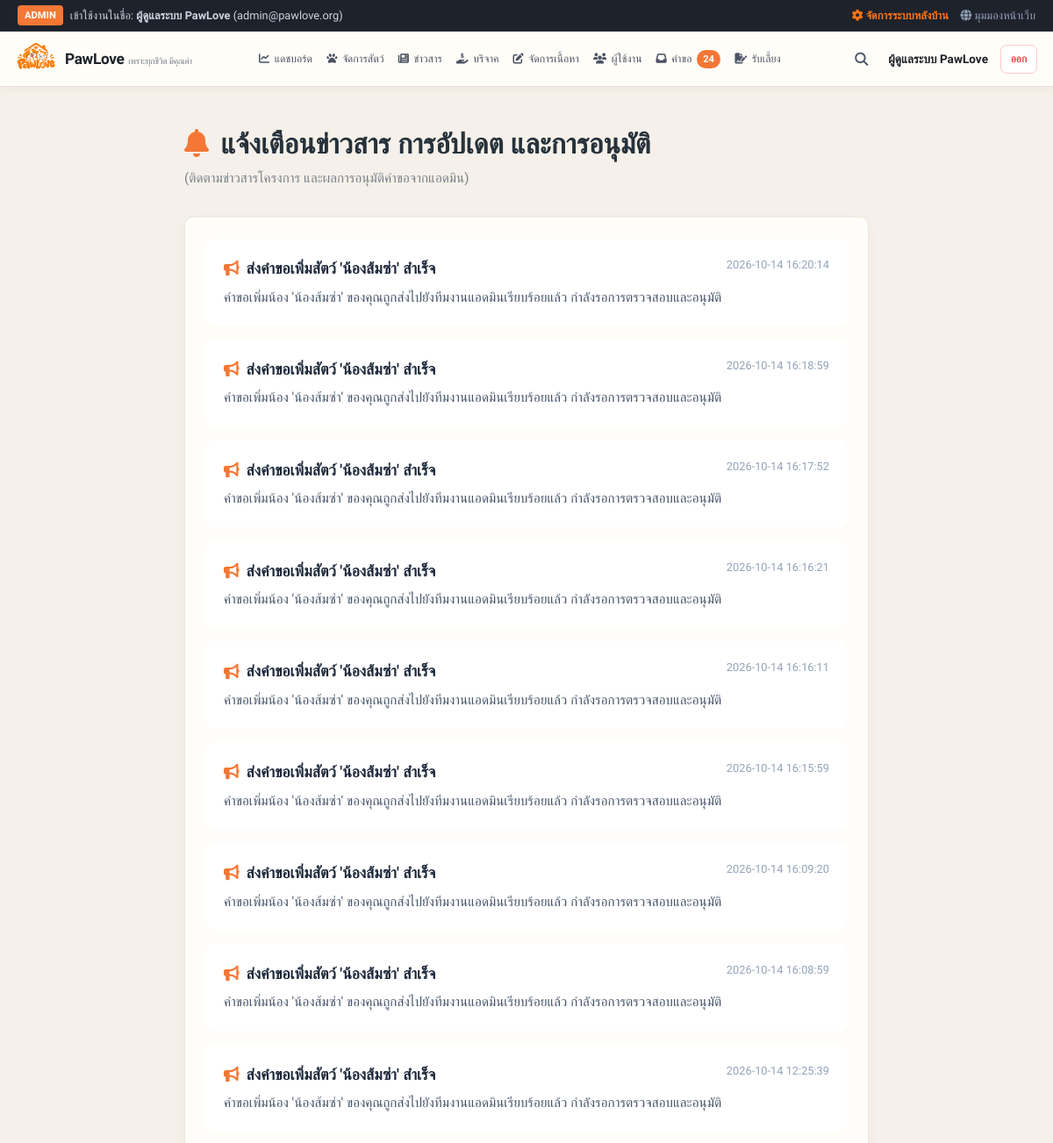
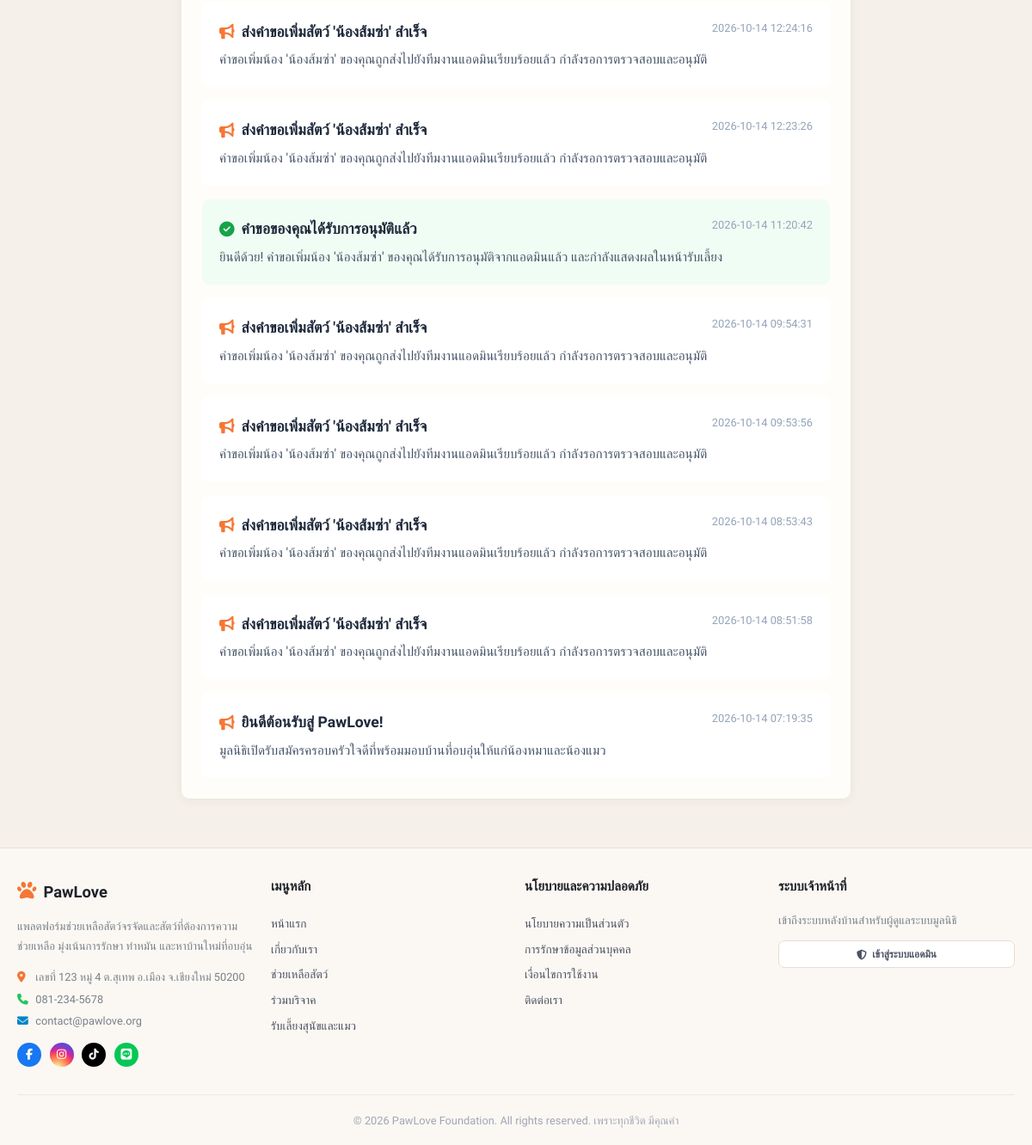
Page /notifications (signed in) on the committed database (2 pictures, top to bottom).
### tables this page shows
CREATE TABLE notifications (
        id INTEGER PRIMARY KEY AUTOINCREMENT,
        user_id INTEGER, -- หากเป็น NULL หมายถึงแจ้งเตือนทั่วไปทุกคน
        title TEXT NOT NULL,
        message TEXT NOT NULL,
        is_read INTEGER DEFAULT 0,
        created_at TIMESTAMP DEFAULT CURRENT_TIMESTAMP,
        FOREIGN KEY (user_id) REFERENCES users (id)
    );

### routes/client.py (the view)
@client_bp.route('/notifications')
def notifications():
    user_id = session.get('user_id')
    conn = get_db_connection()
    cursor = conn.cursor()
    if user_id:
        cursor.execute('''
        SELECT * FROM notifications
        WHERE user_id IS NULL OR user_id = ?
        ORDER BY id DESC
        ''', (user_id,))
    else:
        cursor.execute('''
        SELECT * FROM notifications
        WHERE user_id IS NULL
        ORDER BY id DESC
        ''')
    notifs = cursor.fetchall()
    conn.close()
    return render_template('client/notifications.html', notifications=notifs)

### database.py (called while the page is built)
def get_db_connection():
    conn = sqlite3.connect(DB_PATH)
    conn.row_factory = sqlite3.Row
    return conn

### templates/client/notifications.html (shortened to what this page needs)
{% extends "base.html" %}
{% block content %}
<div class="container" style="max-width: 820px; padding-top: 1.5rem; padding-bottom: 3.5rem;">
  <div style="margin-bottom: 2rem;">
    <h1 style="font-size: 2rem; font-weight: 800; color: var(--text-dark);">
      <i class="fa-solid fa-bell" style="color: var(--primary-orange); margin-right: 0.35rem;"></i> แจ้งเตือนข่าวสาร การอัปเดต และการอนุมัติ
    </h1>
    <p style="color: var(--text-muted); font-size: 0.95rem;">
      (ติดตามข่าวสารโครงการ และผลการอนุมัติคำขอจากแอดมิน)
    </p>
  </div>
  <div class="card">
    <div class="card-body" style="padding: 1.5rem;">
      {% if notifications %}
        <div style="display: flex; flex-direction: column; gap: 1rem;">
          {% for notif in notifications %}
          <div class="{% if 'อนุมัติ' in notif.title %}notif-card--success{% elif 'ไม่ผ่าน' in notif.title or 'ปฏิเสธ' in notif.title or 'ระงับ' in notif.title %}notif-card--danger{% else %}notif-card--default{% endif %}"
               style="padding: 1.25rem; border-radius: 8px; border: 1px solid var(--border-color);">
            <div style="display: flex; justify-content: space-between; align-items: flex-start; margin-bottom: 0.4rem; gap: 1rem;">
              <h4 style="font-size: 1.1rem; font-weight: 700; color: #1e293b; display: flex; align-items: center; gap: 0.5rem;">
                {% if 'อนุมัติ' in notif.title %}
                  <i class="fa-solid fa-circle-check" style="color: #16a34a;"></i> {{ notif.title }}
                {% elif 'ไม่ผ่าน' in notif.title or 'ปฏิเสธ' in notif.title or 'ระงับ' in notif.title %}
                  <i class="fa-solid fa-circle-xmark" style="color: #dc2626;"></i> {{ notif.title }}
                {% else %}
                  <i class="fa-solid fa-bullhorn" style="color: var(--primary-orange);"></i> {{ notif.title }}
                {% endif %}
              </h4>
              <span style="font-size: 0.8rem; color: #94a3b8; white-space: nowrap;">
                {{ notif.created_at }}
              </span>
            </div>
            <p style="color: #475569; font-size: 0.95rem; line-height: 1.6;">
              {{ notif.message }}
            </p>
          </div>
          {% endfor %}
        </div>
      {% else %}
        <div style="text-align: center; padding: 3rem 1rem; color: var(--text-muted);">
          <span style="font-size: 2.5rem; color: #94a3b8;"><i class="fa-regular fa-bell-slash"></i></span>
          <p style="margin-top: 0.5rem; font-size: 1rem;">ไม่มีการแจ้งเตือนใหม่ในขณะนี้</p>
        </div>
      {% endif %}
    </div>
  </div>
</div>
{% endblock %}

### static/css/style.css (style rules this page uses)
:root { --primary-orange: #f36c3d; --primary-orange-hover: #e05324; --primary-orange-light: #fff5f1; --primary-orange-soft: #fef0ea; --secondary-teal: #10b981; --accent-pink: #ec4899; --bg-body: #f8f9fa; --bg-card: #ffffff; --sidebar-dark: #22262f; --sidebar-dark-hover: #2d323e; --text-main: #2b2f38; --text-muted: #79808f; --text-light: #a0a6b5; --border-light: #f0f1f3; --border-subtle: #e6e8ec; --radius-xs: 6px; --radius-sm: 8px; --radius-md: 14px; --radius-lg: 20px; --radius-pill: 9999px; --shadow-subtle: 0 2px 10px rgba(0, 0, 0, 0.03); --shadow-card: 0 4px 20px rgba(0, 0, 0, 0.05); --shadow-hover: 0 8px 30px rgba(0, 0, 0, 0.08); }
* { margin: 0; padding: 0; box-sizing: border-box; font-family: 'Prompt', -apple-system, BlinkMacSystemFont, "Segoe UI", Roboto, sans-serif; }
body { background-color: var(--bg-body); color: var(--text-main); line-height: 1.6; min-height: 100vh; display: flex; flex-direction: column; }
.container { max-width: 1200px; margin: 0 auto; padding: 1.75rem 1.25rem; width: 100%; }
.card { background: var(--bg-card); border-radius: var(--radius-md); border: 1px solid var(--border-light); box-shadow: var(--shadow-subtle); overflow: hidden; }
.card-body { padding: 1.5rem; }
:root { --primary-orange: #f47735; --primary-orange-hover: #e86324; --primary-orange-light: #fff2e9; --primary-orange-soft: #fff6ef; --bg-body: #f5f0e9; --bg-card: #fffdf9; --text-main: #26313a; --text-muted: #78818a; --border-light: #eee7df; --border-subtle: #e7ded5; --radius-sm: 7px; --radius-md: 11px; --radius-lg: 14px; --shadow-subtle: 0 3px 12px rgba(66, 45, 28, .045); --shadow-card: 0 8px 24px rgba(66, 45, 28, .075); }
body { background: var(--bg-body); }
.container { max-width: 1440px; padding: 1.15rem 1.25rem; }
.card, .clean-table { border-radius: 10px; }

### templates/client/notifications.html (style rules this page uses)
.notif-card--success { background: #f0fdf4; }
.notif-card--default { background: #ffffff; }

### rows in the picture
notifications: title "ส่งคำขอเพิ่มสัตว์ 'น้องส้มซ่า' สำเร็จ", created_at "2026-10-14 16:20:14", message "คำขอเพิ่มน้อง 'น้องส้มซ่า' ของคุณถูกส่งไปยังทีมงานแอดมินเรียบร้อยแล้ว กำลังรอการตรวจสอบและอนุมัติ"
notifications: title "ส่งคำขอเพิ่มสัตว์ 'น้องส้มซ่า' สำเร็จ", created_at "2026-10-14 16:18:59", message "คำขอเพิ่มน้อง 'น้องส้มซ่า' ของคุณถูกส่งไปยังทีมงานแอดมินเรียบร้อยแล้ว กำลังรอการตรวจสอบและอนุมัติ"
notifications: title "ส่งคำขอเพิ่มสัตว์ 'น้องส้มซ่า' สำเร็จ", created_at "2026-10-14 16:17:52", message "คำขอเพิ่มน้อง 'น้องส้มซ่า' ของคุณถูกส่งไปยังทีมงานแอดมินเรียบร้อยแล้ว กำลังรอการตรวจสอบและอนุมัติ"
notifications: title "ส่งคำขอเพิ่มสัตว์ 'น้องส้มซ่า' สำเร็จ", created_at "2026-10-14 16:16:21", message "คำขอเพิ่มน้อง 'น้องส้มซ่า' ของคุณถูกส่งไปยังทีมงานแอดมินเรียบร้อยแล้ว กำลังรอการตรวจสอบและอนุมัติ"
notifications: title "ส่งคำขอเพิ่มสัตว์ 'น้องส้มซ่า' สำเร็จ", created_at "2026-10-14 16:16:11", message "คำขอเพิ่มน้อง 'น้องส้มซ่า' ของคุณถูกส่งไปยังทีมงานแอดมินเรียบร้อยแล้ว กำลังรอการตรวจสอบและอนุมัติ"
notifications: title "ส่งคำขอเพิ่มสัตว์ 'น้องส้มซ่า' สำเร็จ", created_at "2026-10-14 16:15:59", message "คำขอเพิ่มน้อง 'น้องส้มซ่า' ของคุณถูกส่งไปยังทีมงานแอดมินเรียบร้อยแล้ว กำลังรอการตรวจสอบและอนุมัติ"
notifications: title "ส่งคำขอเพิ่มสัตว์ 'น้องส้มซ่า' สำเร็จ", created_at "2026-10-14 16:09:20", message "คำขอเพิ่มน้อง 'น้องส้มซ่า' ของคุณถูกส่งไปยังทีมงานแอดมินเรียบร้อยแล้ว กำลังรอการตรวจสอบและอนุมัติ"
notifications: title "ส่งคำขอเพิ่มสัตว์ 'น้องส้มซ่า' สำเร็จ", created_at "2026-10-14 16:08:59", message "คำขอเพิ่มน้อง 'น้องส้มซ่า' ของคุณถูกส่งไปยังทีมงานแอดมินเรียบร้อยแล้ว กำลังรอการตรวจสอบและอนุมัติ"
notifications: title "ส่งคำขอเพิ่มสัตว์ 'น้องส้มซ่า' สำเร็จ", created_at "2026-10-14 12:25:39", message "คำขอเพิ่มน้อง 'น้องส้มซ่า' ของคุณถูกส่งไปยังทีมงานแอดมินเรียบร้อยแล้ว กำลังรอการตรวจสอบและอนุมัติ"
notifications: title "ส่งคำขอเพิ่มสัตว์ 'น้องส้มซ่า' สำเร็จ", created_at "2026-10-14 12:24:16", message "คำขอเพิ่มน้อง 'น้องส้มซ่า' ของคุณถูกส่งไปยังทีมงานแอดมินเรียบร้อยแล้ว กำลังรอการตรวจสอบและอนุมัติ"
notifications: title "ส่งคำขอเพิ่มสัตว์ 'น้องส้มซ่า' สำเร็จ", created_at "2026-10-14 12:23:26", message "คำขอเพิ่มน้อง 'น้องส้มซ่า' ของคุณถูกส่งไปยังทีมงานแอดมินเรียบร้อยแล้ว กำลังรอการตรวจสอบและอนุมัติ"
notifications: title "คำขอของคุณได้รับการอนุมัติแล้ว", created_at "2026-10-14 11:20:42", message "ยินดีด้วย! คำขอเพิ่มน้อง 'น้องส้มซ่า' ของคุณได้รับการอนุมัติจากแอดมินแล้ว และกำลังแสดงผลในหน้ารับเลี้ยง"
notifications: title "ส่งคำขอเพิ่มสัตว์ 'น้องส้มซ่า' สำเร็จ", created_at "2026-10-14 09:54:31", message "คำขอเพิ่มน้อง 'น้องส้มซ่า' ของคุณถูกส่งไปยังทีมงานแอดมินเรียบร้อยแล้ว กำลังรอการตรวจสอบและอนุมัติ"
notifications: title "ส่งคำขอเพิ่มสัตว์ 'น้องส้มซ่า' สำเร็จ", created_at "2026-10-14 09:53:56", message "คำขอเพิ่มน้อง 'น้องส้มซ่า' ของคุณถูกส่งไปยังทีมงานแอดมินเรียบร้อยแล้ว กำลังรอการตรวจสอบและอนุมัติ"
notifications: title "ส่งคำขอเพิ่มสัตว์ 'น้องส้มซ่า' สำเร็จ", created_at "2026-10-14 08:53:43", message "คำขอเพิ่มน้อง 'น้องส้มซ่า' ของคุณถูกส่งไปยังทีมงานแอดมินเรียบร้อยแล้ว กำลังรอการตรวจสอบและอนุมัติ"
notifications: title "ส่งคำขอเพิ่มสัตว์ 'น้องส้มซ่า' สำเร็จ", created_at "2026-10-14 08:51:58", message "คำขอเพิ่มน้อง 'น้องส้มซ่า' ของคุณถูกส่งไปยังทีมงานแอดมินเรียบร้อยแล้ว กำลังรอการตรวจสอบและอนุมัติ"
notifications: title "ยินดีต้อนรับสู่ PawLove!", created_at "2026-10-14 07:19:35", message "มูลนิธิเปิดรับสมัครครอบครัวใจดีที่พร้อมมอบบ้านที่อบอุ่นให้แก่น้องหมาและน้องแมว"

### other values in the picture
{{ session.get('user_name') }} "ผู้ดูแลระบบ PawLove"
{{ session.get('user_email') }} "admin@pawlove.org"
{{ pending_requests_count }} "24"
